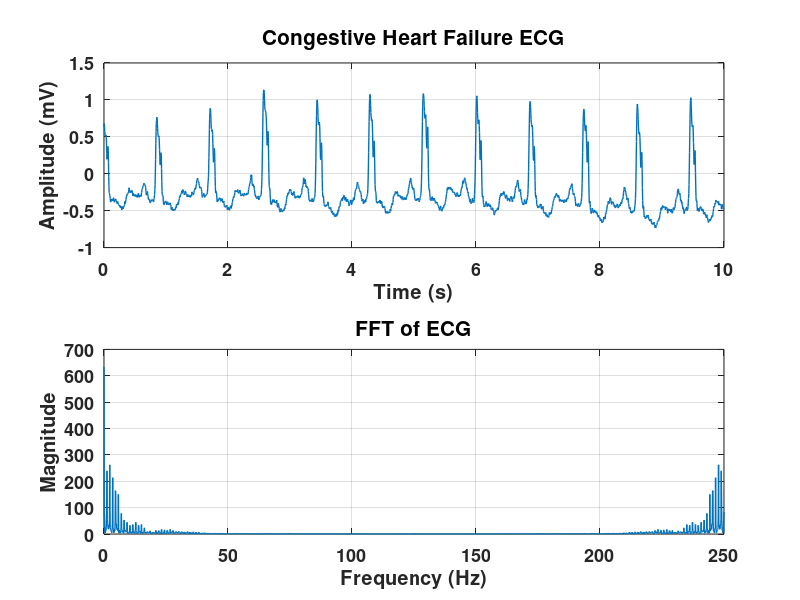
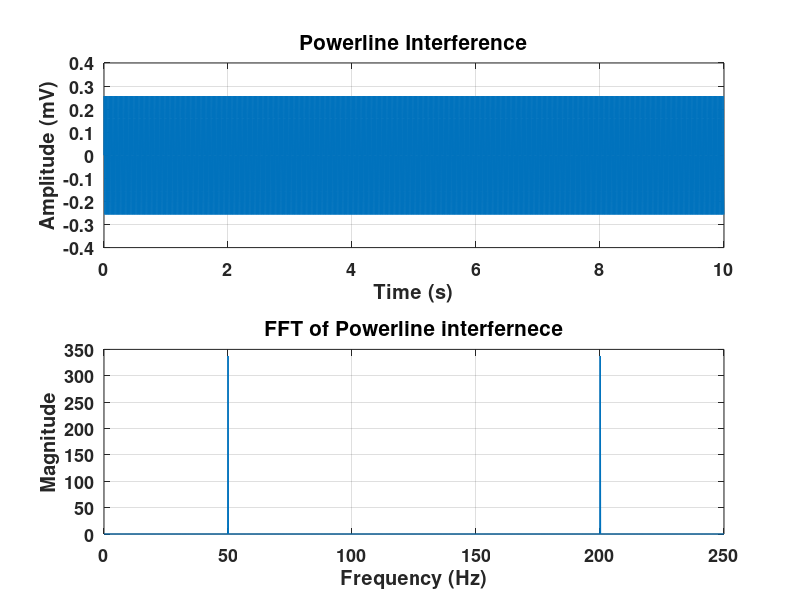
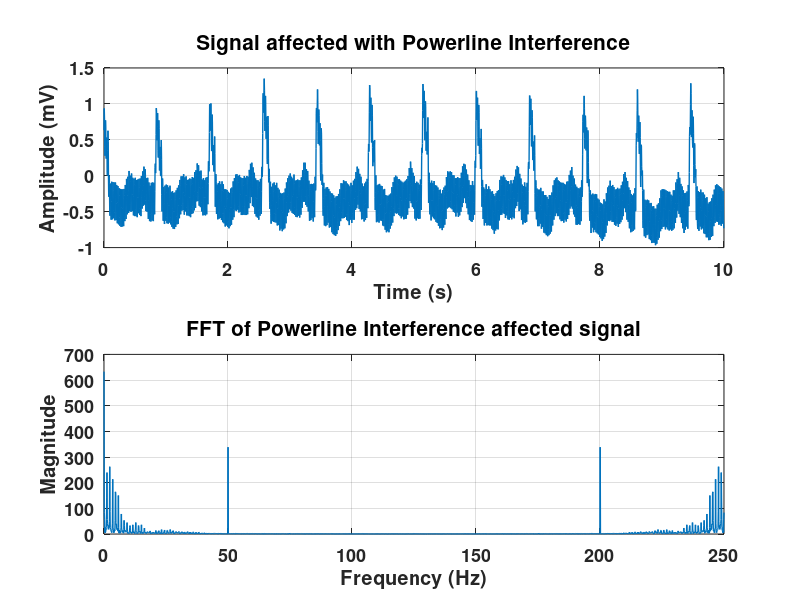

The MATLAB script that drew these images, in order: (Note: this script raises an error after producing the figures.)
clc;
close all; 
clear;

fs = 250;
t=0:(1/fs):10-(1/fs);
f = linspace(0, fs, 2500);
load('chf01m');

figure(1);

subplot(2, 1, 1);
x = val(:,:);
x = x/200;
plot(t, x, 'linewidth', 1);
set(gca, 'fontsize', 13, 'fontweight', 'bold');
title('Congestive Heart Failure ECG', 'fontsize', 15);
xlabel('Time (s)');
ylabel('Amplitude (mV)');
grid on;

subplot(2, 1, 2);
fftx = abs(fft(x));
plot(f, fftx, 'linewidth', 1);
set(gca, 'fontsize', 13, 'fontweight', 'bold');
title('FFT of ECG', 'fontsize', 15);
xlabel('Frequency (Hz)');
ylabel('Magnitude');
grid on;

figure(2);

subplot(2, 1, 1);
noise_powerline = 0.27*sin(2*pi*50*t);
plot(t, noise_powerline, 'linewidth', 1);
set(gca, 'fontsize', 13, 'fontweight', 'bold');
title('Powerline Interference', 'fontsize', 15);
xlabel('Time (s)');
ylabel('Amplitude (mV)');
grid on;

subplot(2, 1, 2);
plot(f, abs(fft(noise_powerline)), 'linewidth', 1);
set(gca, 'fontsize', 13, 'fontweight', 'bold');
title('FFT of Powerline interfernece', 'fontsize', 15);
xlabel('Frequency (Hz)');
ylabel('Magnitude');
grid on;

figure(3);

subplot(2, 1, 1);
noisy_signal = x + noise_powerline;
plot(t, noisy_signal, 'linewidth', 1);
set(gca, 'fontsize', 13, 'fontweight', 'bold');
title('Signal affected with Powerline Interference', 'fontsize', 15);
xlabel('Time (s)');
ylabel('Amplitude (mV)');
grid on;

subplot(2, 1, 2);
plot(f, abs(fft(noisy_signal)), 'linewidth', 1);
set(gca, 'fontsize', 13, 'fontweight', 'bold');
title('FFT of Powerline Interference affected signal', 'fontsize', 15);
xlabel('Frequency (Hz)');
ylabel('Magnitude');
grid on;

figure(4);
x_powerline_filtered = filter(butter_lpf, noisy_signal);

subplot(2, 1, 1);
plot(t, x_powerline_filtered, 'linewidth', 1);
set(gca, 'fontsize', 13, 'fontweight', 'bold');
title('Powerline Interference Filtered Signal', 'fontsize', 15);
xlabel('Time (s)');
ylabel('Amplitude (mV)');
grid on;

subplot(2, 1, 2);
plot(f, abs(fft(x_powerline_filtered)), 'linewidth', 1);
set(gca, 'fontsize', 13, 'fontweight', 'bold');
title('FFT of Powerline Interference Filtered signal', 'fontsize', 15);
xlabel('Frequency (Hz)');
ylabel('Magnitude');
grid on;

figure(5);
x_baseline_filtered = filter(butter_hpf, x_powerline_filtered);

subplot(2, 1, 1);
plot(t, x_baseline_filtered, 'linewidth', 1);
set(gca, 'fontsize', 13, 'fontweight', 'bold');
title('Baseline Wander Filtered Signal', 'fontsize', 15);
xlabel('Time (s)');
ylabel('Amplitude (mV)');
grid on;

subplot(2, 1, 2);
plot(f, abs(fft(x_baseline_filtered)), 'linewidth', 1);
set(gca, 'fontsize', 13, 'fontweight', 'bold');
title('FFT of Baseline Wander Filtered signal', 'fontsize', 15);
xlabel('Frequency (Hz)');
ylabel('Magnitude');
grid on;